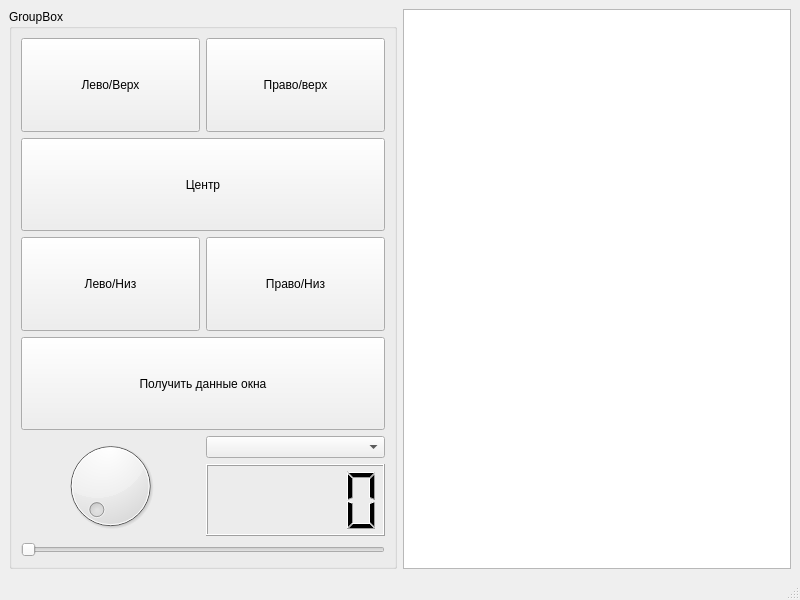
<?xml version="1.0" encoding="UTF-8"?>
<ui version="4.0">
 <class>MainWindow</class>
 <widget class="QMainWindow" name="MainWindow">
  <property name="geometry">
   <rect>
    <x>0</x>
    <y>0</y>
    <width>800</width>
    <height>600</height>
   </rect>
  </property>
  <property name="windowTitle">
   <string>MainWindow</string>
  </property>
  <widget class="QWidget" name="centralwidget">
   <layout class="QVBoxLayout" name="verticalLayout_3">
    <item>
     <layout class="QHBoxLayout" name="horizontalLayout_4">
      <item>
       <widget class="QGroupBox" name="groupBox">
        <property name="title">
         <string>GroupBox</string>
        </property>
        <layout class="QVBoxLayout" name="verticalLayout_2">
         <item>
          <layout class="QHBoxLayout" name="horizontalLayout">
           <item>
            <widget class="QToolButton" name="toolButton">
             <property name="sizePolicy">
              <sizepolicy hsizetype="Preferred" vsizetype="Preferred">
               <horstretch>0</horstretch>
               <verstretch>0</verstretch>
              </sizepolicy>
             </property>
             <property name="text">
              <string>Лево/Верх</string>
             </property>
            </widget>
           </item>
           <item>
            <widget class="QToolButton" name="toolButton_2">
             <property name="sizePolicy">
              <sizepolicy hsizetype="Preferred" vsizetype="Preferred">
               <horstretch>0</horstretch>
               <verstretch>0</verstretch>
              </sizepolicy>
             </property>
             <property name="text">
              <string>Право/верх</string>
             </property>
            </widget>
           </item>
          </layout>
         </item>
         <item>
          <widget class="QToolButton" name="toolButton_3">
           <property name="sizePolicy">
            <sizepolicy hsizetype="Preferred" vsizetype="Preferred">
             <horstretch>0</horstretch>
             <verstretch>0</verstretch>
            </sizepolicy>
           </property>
           <property name="text">
            <string>Центр</string>
           </property>
          </widget>
         </item>
         <item>
          <layout class="QHBoxLayout" name="horizontalLayout_2">
           <item>
            <widget class="QToolButton" name="toolButton_4">
             <property name="sizePolicy">
              <sizepolicy hsizetype="Preferred" vsizetype="Preferred">
               <horstretch>0</horstretch>
               <verstretch>0</verstretch>
              </sizepolicy>
             </property>
             <property name="text">
              <string>Лево/Низ</string>
             </property>
            </widget>
           </item>
           <item>
            <widget class="QToolButton" name="toolButton_5">
             <property name="sizePolicy">
              <sizepolicy hsizetype="Preferred" vsizetype="Preferred">
               <horstretch>0</horstretch>
               <verstretch>0</verstretch>
              </sizepolicy>
             </property>
             <property name="text">
              <string>Право/Низ</string>
             </property>
            </widget>
           </item>
          </layout>
         </item>
         <item>
          <widget class="QToolButton" name="toolButton_6">
           <property name="sizePolicy">
            <sizepolicy hsizetype="Preferred" vsizetype="Preferred">
             <horstretch>0</horstretch>
             <verstretch>0</verstretch>
            </sizepolicy>
           </property>
           <property name="text">
            <string>Получить данные окна</string>
           </property>
          </widget>
         </item>
         <item>
          <layout class="QHBoxLayout" name="horizontalLayout_3">
           <item>
            <widget class="QDial" name="dial"/>
           </item>
           <item>
            <layout class="QVBoxLayout" name="verticalLayout">
             <item>
              <widget class="QComboBox" name="comboBox">
               <property name="currentText">
                <string/>
               </property>
               <property name="placeholderText">
                <string>HEX</string>
               </property>
               <item>
                <property name="text">
                 <string>HEX</string>
                </property>
               </item>
               <item>
                <property name="text">
                 <string>BIN</string>
                </property>
               </item>
              </widget>
             </item>
             <item>
              <widget class="QLCDNumber" name="lcdNumber"/>
             </item>
            </layout>
           </item>
          </layout>
         </item>
         <item>
          <widget class="QSlider" name="horizontalSlider">
           <property name="orientation">
            <enum>Qt::Horizontal</enum>
           </property>
          </widget>
         </item>
        </layout>
       </widget>
      </item>
      <item>
       <widget class="QPlainTextEdit" name="plainTextEdit"/>
      </item>
     </layout>
    </item>
   </layout>
  </widget>
  <widget class="QMenuBar" name="menubar">
   <property name="geometry">
    <rect>
     <x>0</x>
     <y>0</y>
     <width>800</width>
     <height>21</height>
    </rect>
   </property>
  </widget>
  <widget class="QStatusBar" name="statusbar"/>
 </widget>
 <resources/>
 <connections/>
</ui>
